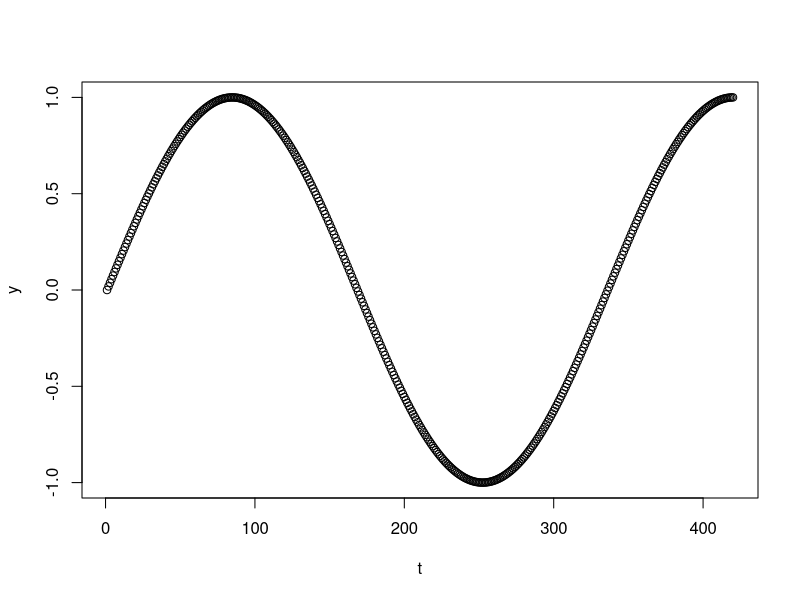

R code for this plot: (Note: this script raises an error after producing the figure.)
#In this R script we will generate some demo data using the Sinus function and then we will
#the functions in the function.R script to do multiple dtw alignment, local alignment and 
#circular alignment

#We will generate a sinus sequence of 2 frequencies length and subset portions of the sequence 
#of different length that have some overlap between them

#representation of the data
y <- round(sin(seq(from = 0, to = 2.5*pi, length.out = 420)), digits = 5)
t <- c(1:420)

plot(t, y)

#subset of the data
#we will make 10 subsets of the data that span the whole length and have different lengths in 
#the overlap between them
fractionsList <- list(s1 = c(1:120),
                      s2 = c(80:140),
                      s3 = c(110:210),
                      s4 = c(160:250),
                      s5 = c(230:320),
                      s6 = c(290:420),
                      s7 = c(270:390),
                      s8 = c(310:400),
                      s9 = c(300:420),
                      s10 = c(300:420))


#create dataframes of the portions and put them in a list
dataList <- lapply(X = fractionsList, function(x){
    
    return(data.frame(t = c(1:length(x)), y = y[x]))
    
})

#test some univariate alignments

#LEFT ---------
profile <- localUnivariateAlignment(df1 = dataList[[1]], 
                                    df2 = dataList[[2]], 
                                    dataColumns = c(2, 2), 
                                    showDistPlot = T)

#visual representation of the alignment
require(ggplot2)
require(gridExtra)

pp <- ggplot(data = profile, aes_string(x = names(profile)[1], y = names(profile)[4])) + 
    geom_point() + 
    coord_cartesian(ylim = c(-1,1)) + 
    ggtitle('Unified sequences')
p1 <- ggplot(data = profile, aes_string(x = names(profile)[1], y = names(profile)[3])) + 
    geom_point() + 
    coord_cartesian(ylim = c(-1,1)) + 
    ggtitle('Sequence1')
p2 <- ggplot(data = profile, aes_string(x = names(profile)[1], y = names(profile)[2])) + 
    geom_point() + 
    coord_cartesian(ylim = c(-1,1))+ 
    ggtitle('Sequence2')

plotList <- list(pp, p2, p1)
gridplot <- grid.arrange(grobs = plotList, ncol = 1, as.table = FALSE)


#RIGHT ---------
profile <- localUnivariateAlignment(df1 = dataList[[3]], 
                                    df2 = dataList[[2]], 
                                    dataColumns = c(2, 2), 
                                    showDistPlot = T)

#visual representation of the alignment
require(ggplot2)
require(gridExtra)

pp <- ggplot(data = profile, aes_string(x = names(profile)[1], y = names(profile)[4])) + 
    geom_point() + 
    coord_cartesian(ylim = c(-1,1)) + 
    ggtitle('Unified sequences')
p1 <- ggplot(data = profile, aes_string(x = names(profile)[1], y = names(profile)[3])) + 
    geom_point() + 
    coord_cartesian(ylim = c(-1,1)) + 
    ggtitle('Sequence1')
p2 <- ggplot(data = profile, aes_string(x = names(profile)[1], y = names(profile)[2])) + 
    geom_point() + 
    coord_cartesian(ylim = c(-1,1))+ 
    ggtitle('Sequence2')

plotList <- list(pp, p2, p1)
gridplot <- grid.arrange(grobs = plotList, ncol = 1, as.table = FALSE)


#LOCAL ---------
profile <- localUnivariateAlignment(df1 = dataList[[7]], 
                                    df2 = dataList[[8]], 
                                    dataColumns = c(2, 2), 
                                    showDistPlot = T)

#visual representation of the alignment
require(ggplot2)
require(gridExtra)

pp <- ggplot(data = profile, aes_string(x = names(profile)[1], y = names(profile)[4])) + 
    geom_point() + 
    coord_cartesian(ylim = c(-1,1)) + 
    ggtitle('Unified sequences')
p1 <- ggplot(data = profile, aes_string(x = names(profile)[1], y = names(profile)[3])) + 
    geom_point() + 
    coord_cartesian(ylim = c(-1,1)) + 
    ggtitle('Sequence1')
p2 <- ggplot(data = profile, aes_string(x = names(profile)[1], y = names(profile)[2])) + 
    geom_point() + 
    coord_cartesian(ylim = c(-1,1))+ 
    ggtitle('Sequence2')

plotList <- list(pp, p2, p1)
gridplot <- grid.arrange(grobs = plotList, ncol = 1, as.table = FALSE)


#GLOBAL ---------
profile <- localUnivariateAlignment(df1 = dataList[[9]], 
                                    df2 = dataList[[10]], 
                                    dataColumns = c(2, 2), 
                                    showDistPlot = T)

#visual representation of the alignment
require(ggplot2)
require(gridExtra)

pp <- ggplot(data = profile, aes_string(x = names(profile)[1], y = names(profile)[4])) + 
    geom_point() + 
    coord_cartesian(ylim = c(-1,1)) + 
    ggtitle('Unified sequences')
p1 <- ggplot(data = profile, aes_string(x = names(profile)[1], y = names(profile)[3])) + 
    geom_point() + 
    coord_cartesian(ylim = c(-1,1)) + 
    ggtitle('Sequence1')
p2 <- ggplot(data = profile, aes_string(x = names(profile)[1], y = names(profile)[2])) + 
    geom_point() + 
    coord_cartesian(ylim = c(-1,1))+ 
    ggtitle('Sequence2')

plotList <- list(pp, p2, p1)
gridplot <- grid.arrange(grobs = plotList, ncol = 1, as.table = FALSE)
plot(gridplot)


#next we will make a profile from doing a progressive pair-wise alignment of all the portions

profileDfList <- multiAlignmentProfile(dfList = dataList, dataColumns = c(2,2), showDendrogram = F, showAlignmentPlot = T)


ggplot(data = profileDfList[[1]], aes(x = time, y = uni)) + 
    geom_point() + 
    coord_cartesian(ylim = c(-1,1)) + 
    ggtitle('Sequence1')
